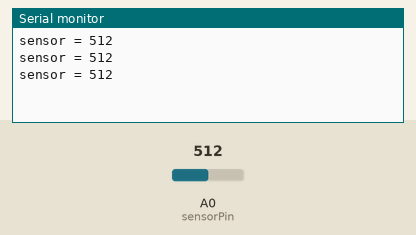
The sketch below on a simulated Arduino Uno, built with avr-gcc and run on an emulated ATmega328P. Shown: the last lines printed to the serial monitor. The test bench sets the inputs (shaded band); at power-on: A0 (sensorPin) = 512.

Above: at 7.9 s.
8.0 s: A0 (sensorPin) set to 590
At 10.2 s:
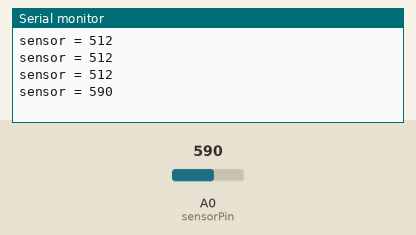
12.0 s: A0 (sensorPin) set to 617
At 12.5 s:
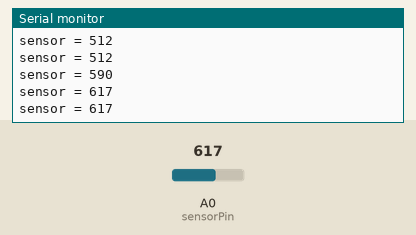
Timing chart, 0 to 15.0 s (numbered marks = the images above; inputs shaded):
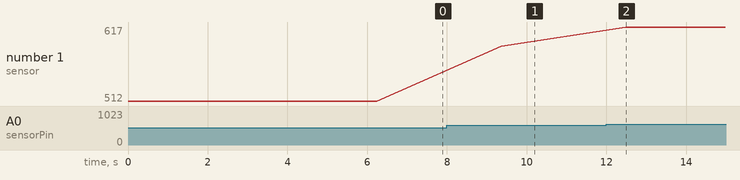

The sketch:

moisture.ino
```cpp
int sensorPin = A0;
int sensorValue = 0;
int maxthreshold = 730;
int minthreshold = 600;
int mu = 65; // 1 morsecode unit

void setup() {

  Serial.begin(9600); //  (Saving for datalogging)
}
void loop() {

  Serial.print("sensor = " );  //  (Saving for datalogging)
  sensorValue = analogRead(sensorPin);
  Serial.println(sensorValue); // (Saving for datalogging)

  if(sensorValue >maxthreshold){
    digitalWrite(LED_BUILTIN, HIGH);
    delay(25);
    digitalWrite(LED_BUILTIN, LOW);
    delay(25);
  } else if(sensorValue <minthreshold){
    for (int i = 0; i < 3; i++) {
      digitalWrite(LED_BUILTIN, HIGH);
      delay(mu);
      digitalWrite(LED_BUILTIN, LOW);
      delay(mu);
    }
    delay(2*mu);
    for (int i = 0; i < 3; i++){
      digitalWrite(LED_BUILTIN, HIGH);
      delay(3*mu);
      digitalWrite(LED_BUILTIN, LOW);
      delay(mu);
    }
    delay(2*mu);
    for (int i = 0; i < 3; i++){
      digitalWrite(LED_BUILTIN, HIGH);
      delay(mu);
      digitalWrite(LED_BUILTIN, LOW);
      delay(mu);
    }
    delay(20*mu);
    }
    else {
      digitalWrite(LED_BUILTIN, LOW);
  }
}
```

Measured:
- after the input at 8.0 s, the serial monitor: prints a new line after 1.4 s (image 1)
- after the input at 12.0 s, the serial monitor: prints a new line after 0.48 s (image 2)
- plotted number 1: 512 → 590 after the input at 8.0 s, 590 → 617 after the input at 12.0 s
